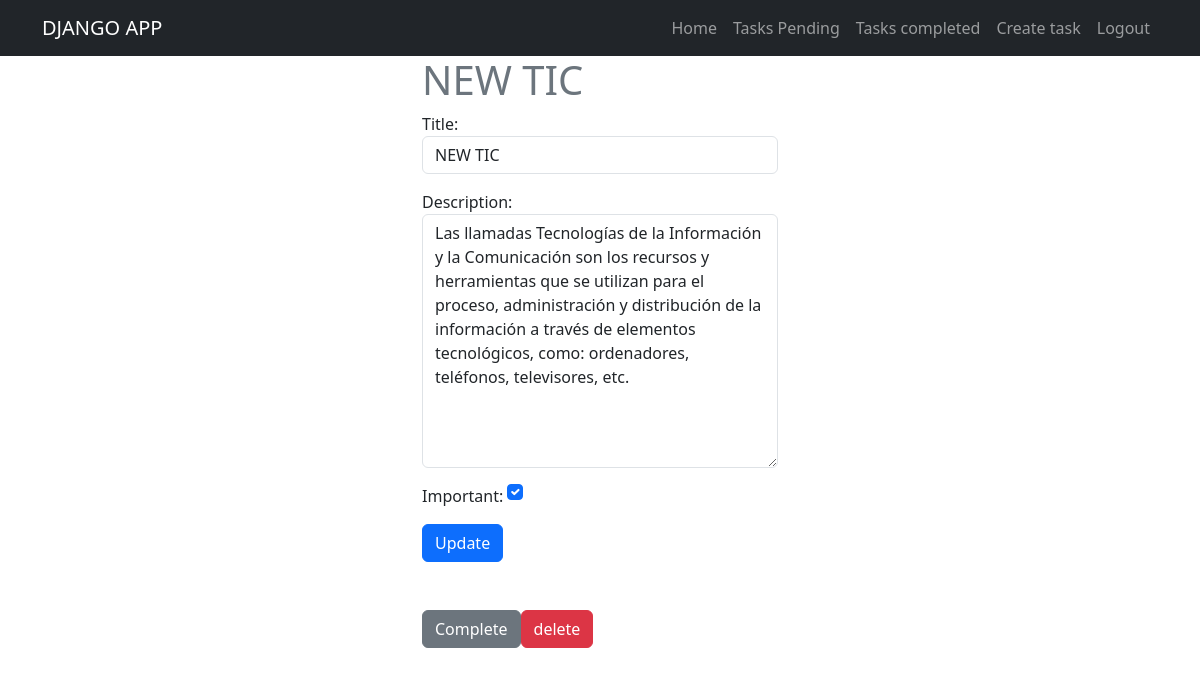
/tasks/1/ (signed in), run on the app's committed database.
### tasks/models.py (models this page shows, shortened)
class Task(models.Model):
    title = models.CharField(max_length=150)
    description = models.TextField(blank=True)
    created = models.DateTimeField(auto_now_add=True)
    datecompleted = models.DateTimeField(null=True, blank=True)
    important = models.BooleanField(default=False)
    user = models.ForeignKey(User, on_delete=models.CASCADE)

### tasks/views.py (the view, shortened to what this page needs)
# urls.py: path('tasks/<int:task_id>/',views.task_detail, name='task_detail' ),
@login_required
def task_detail(request, task_id):
    if request.method == 'GET':
        task = get_object_or_404(Task, pk=task_id, user=request.user)
        form = TaskForm(instance=task)
        return render(request, 'task_detail.html', {'task': task, 'form': form })

### tasks/forms.py
class TaskForm(forms.ModelForm):
    class Meta:
        model = Task
        fields =['title', 'description', 'important' ]
        widgets =  {
            'title': forms.TextInput(attrs={'class': 'form-control', 'placeholder':'Write a title'}),
            'description': forms.Textarea(attrs={'class': 'form-control','placeholder':'Write a description'}),
            'important': forms.CheckboxInput(attrs={'class': 'form-check-input m-auto'}),
        }

### tasks/templates/task_detail.html (shortened to what this page needs)
{% extends 'base.html' %}
{% block content %}
   <main class="container">
    <div class="row">
        <div class="col-md-4 offset-md-4">
            <h1 class="text-secondary">{{task.title}}</h1>
            <form method="POST">
                {{form.as_p}}
                <button class=" btn btn-primary">
                    Update
                </button>
            </form>
            <div class="mt-5 d-flex">
                <form action="{% url 'complete_task' task.id %}" method="POST">
                    <button class=" btn btn-secondary">
                        Complete
                    </button>
                </form>
                <form action="{% url 'delete_task' task.id %}" method="POST">
                     <button class=" btn btn-danger">
                         delete
                     </button>
                 </form>
            </div>
        </div>
    </div>
   </main>
{% endblock %}

### data on the page
Task: title "NEW TIC", description "Las llamadas Tecnologías de la Información y la Comunicación son los recursos y herramientas que se utilizan para el proceso, administración y distribución de la información a través de elementos tecnológicos, como: ordenadores, teléfonos, televisores, etc.", important "☑"
